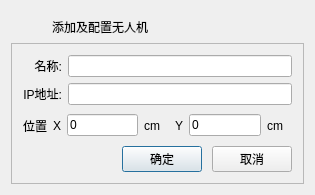
<?xml version="1.0" encoding="UTF-8"?>
<ui version="4.0">
 <class>AddDeviceDialog</class>
 <widget class="QDialog" name="AddDeviceDialog">
  <property name="geometry">
   <rect>
    <x>0</x>
    <y>0</y>
    <width>315</width>
    <height>195</height>
   </rect>
  </property>
  <property name="windowTitle">
   <string>AddDeviceDialog</string>
  </property>
  <property name="styleSheet">
   <string notr="true"/>
  </property>
  <layout class="QGridLayout" name="gridLayout">
   <property name="spacing">
    <number>0</number>
   </property>
   <item row="1" column="0">
    <widget class="QFrame" name="frameMain">
     <property name="frameShape">
      <enum>QFrame::StyledPanel</enum>
     </property>
     <property name="frameShadow">
      <enum>QFrame::Raised</enum>
     </property>
     <layout class="QGridLayout" name="gridLayout">
      <item row="2" column="0" colspan="2">
       <layout class="QHBoxLayout" name="horizontalLayout_2">
        <item>
         <widget class="QLabel" name="label_3">
          <property name="text">
           <string>位置</string>
          </property>
         </widget>
        </item>
        <item>
         <widget class="QLabel" name="label_5">
          <property name="text">
           <string>X</string>
          </property>
         </widget>
        </item>
        <item>
         <widget class="QLineEdit" name="lineEditX">
          <property name="text">
           <string>0</string>
          </property>
         </widget>
        </item>
        <item>
         <widget class="QLabel" name="label_4">
          <property name="minimumSize">
           <size>
            <width>25</width>
            <height>0</height>
           </size>
          </property>
          <property name="text">
           <string>cm</string>
          </property>
         </widget>
        </item>
        <item>
         <widget class="QLabel" name="label_6">
          <property name="text">
           <string>Y</string>
          </property>
         </widget>
        </item>
        <item>
         <widget class="QLineEdit" name="lineEditY">
          <property name="text">
           <string>0</string>
          </property>
         </widget>
        </item>
        <item>
         <widget class="QLabel" name="label_7">
          <property name="minimumSize">
           <size>
            <width>25</width>
            <height>0</height>
           </size>
          </property>
          <property name="text">
           <string>cm</string>
          </property>
         </widget>
        </item>
       </layout>
      </item>
      <item row="0" column="1">
       <widget class="QLineEdit" name="lineEditName"/>
      </item>
      <item row="1" column="0">
       <widget class="QLabel" name="labelAddress">
        <property name="text">
         <string>IP地址:</string>
        </property>
        <property name="alignment">
         <set>Qt::AlignRight|Qt::AlignTrailing|Qt::AlignVCenter</set>
        </property>
       </widget>
      </item>
      <item row="3" column="0" colspan="2">
       <layout class="QHBoxLayout" name="horizontalLayout">
        <property name="spacing">
         <number>10</number>
        </property>
        <item>
         <spacer name="horizontalSpacer">
          <property name="orientation">
           <enum>Qt::Horizontal</enum>
          </property>
          <property name="sizeHint" stdset="0">
           <size>
            <width>40</width>
            <height>20</height>
           </size>
          </property>
         </spacer>
        </item>
        <item>
         <widget class="QPushButton" name="btnOK">
          <property name="minimumSize">
           <size>
            <width>65</width>
            <height>25</height>
           </size>
          </property>
          <property name="text">
           <string>确定</string>
          </property>
         </widget>
        </item>
        <item>
         <widget class="QPushButton" name="btnCancel">
          <property name="minimumSize">
           <size>
            <width>65</width>
            <height>25</height>
           </size>
          </property>
          <property name="text">
           <string>取消</string>
          </property>
         </widget>
        </item>
       </layout>
      </item>
      <item row="1" column="1">
       <widget class="QLineEdit" name="lineEditIP"/>
      </item>
      <item row="0" column="0">
       <widget class="QLabel" name="label">
        <property name="text">
         <string>名称:</string>
        </property>
        <property name="alignment">
         <set>Qt::AlignRight|Qt::AlignTrailing|Qt::AlignVCenter</set>
        </property>
       </widget>
      </item>
     </layout>
    </widget>
   </item>
   <item row="0" column="0">
    <widget class="QWidget" name="dialogWidgetTitle" native="true">
     <property name="maximumSize">
      <size>
       <width>16777215</width>
       <height>32</height>
      </size>
     </property>
     <layout class="QHBoxLayout" name="horizontalLayout_3">
      <property name="topMargin">
       <number>4</number>
      </property>
      <property name="rightMargin">
       <number>0</number>
      </property>
      <property name="bottomMargin">
       <number>4</number>
      </property>
      <item>
       <widget class="QLabel" name="labelIcon">
        <property name="sizePolicy">
         <sizepolicy hsizetype="Fixed" vsizetype="Fixed">
          <horstretch>0</horstretch>
          <verstretch>0</verstretch>
         </sizepolicy>
        </property>
        <property name="maximumSize">
         <size>
          <width>24</width>
          <height>24</height>
         </size>
        </property>
        <property name="text">
         <string/>
        </property>
        <property name="pixmap">
         <pixmap resource="uavmanage.qrc">:/res/images/deviceicon.png</pixmap>
        </property>
        <property name="scaledContents">
         <bool>true</bool>
        </property>
       </widget>
      </item>
      <item>
       <widget class="QLabel" name="dialogLabelTitle">
        <property name="maximumSize">
         <size>
          <width>16777215</width>
          <height>32</height>
         </size>
        </property>
        <property name="text">
         <string>添加及配置无人机</string>
        </property>
       </widget>
      </item>
     </layout>
    </widget>
   </item>
  </layout>
 </widget>
 <layoutdefault spacing="6" margin="11"/>
 <resources>
  <include location="uavmanage.qrc"/>
 </resources>
 <connections/>
</ui>
